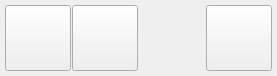
<?xml version="1.0" encoding="UTF-8"?>
<ui version="4.0">
 <class>ModeCtrls</class>
 <widget class="QWidget" name="ModeCtrls">
  <property name="geometry">
   <rect>
    <x>0</x>
    <y>0</y>
    <width>277</width>
    <height>76</height>
   </rect>
  </property>
  <property name="windowTitle">
   <string>Form</string>
  </property>
  <widget class="QPushButton" name="connect">
   <property name="geometry">
    <rect>
     <x>5</x>
     <y>5</y>
     <width>66</width>
     <height>66</height>
    </rect>
   </property>
   <property name="toolTip">
    <string>Connect to an Oculus sonar (Shortcut: C)</string>
   </property>
   <property name="text">
    <string/>
   </property>
   <property name="icon">
    <iconset resource="../Media/media.qrc">
     <normaloff>:/Mode_Live_96.png</normaloff>:/Mode_Live_96.png</iconset>
   </property>
   <property name="iconSize">
    <size>
     <width>48</width>
     <height>48</height>
    </size>
   </property>
   <property name="checkable">
    <bool>true</bool>
   </property>
  </widget>
  <widget class="QPushButton" name="open">
   <property name="geometry">
    <rect>
     <x>72</x>
     <y>5</y>
     <width>66</width>
     <height>66</height>
    </rect>
   </property>
   <property name="toolTip">
    <string>Open a log file for review (Shortcut: O)</string>
   </property>
   <property name="text">
    <string/>
   </property>
   <property name="icon">
    <iconset resource="../Media/media.qrc">
     <normaloff>:/Mode_Review_96.png</normaloff>:/Mode_Review_96.png</iconset>
   </property>
   <property name="iconSize">
    <size>
     <width>48</width>
     <height>48</height>
    </size>
   </property>
   <property name="checkable">
    <bool>true</bool>
   </property>
  </widget>
  <widget class="QPushButton" name="config">
   <property name="geometry">
    <rect>
     <x>206</x>
     <y>5</y>
     <width>66</width>
     <height>66</height>
    </rect>
   </property>
   <property name="toolTip">
    <string>Show the device configuration window (Shortcut: X)</string>
   </property>
   <property name="text">
    <string/>
   </property>
   <property name="icon">
    <iconset resource="../Media/media.qrc">
     <normaloff>:/Mode_Settings_Device_96.png</normaloff>:/Mode_Settings_Device_96.png</iconset>
   </property>
   <property name="iconSize">
    <size>
     <width>48</width>
     <height>48</height>
    </size>
   </property>
  </widget>
 </widget>
 <resources>
  <include location="../Media/media.qrc"/>
 </resources>
 <connections/>
</ui>
